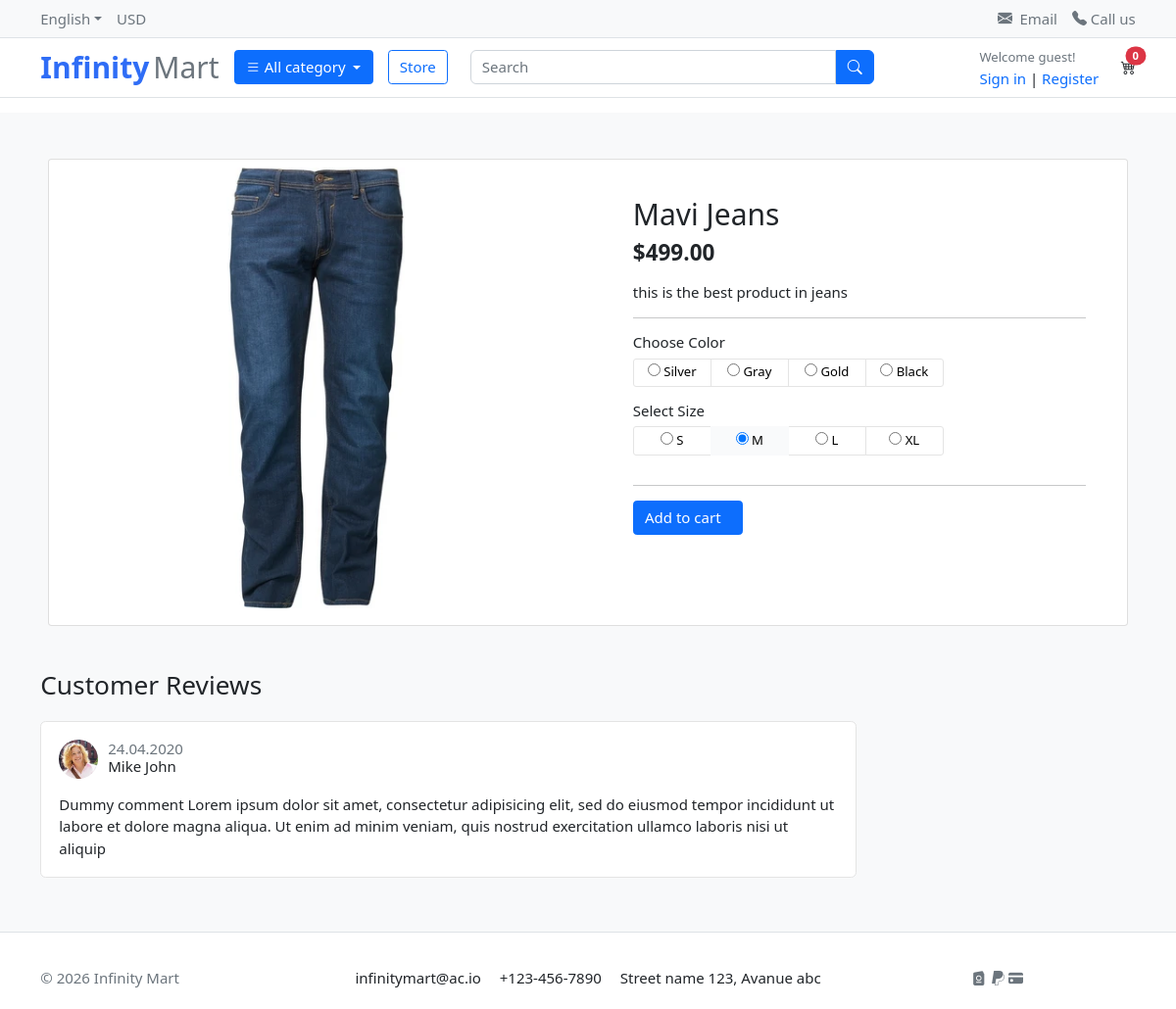
The app's page /store/category/jeans/mavi-jeans/ with its own data.
### store/models.py (models this page shows, shortened)
class Product(models.Model):
    product_name = models.CharField(max_length=255)
    slug = models.SlugField(max_length=200, unique=True)
    price = models.DecimalField(max_digits=10, decimal_places=2)
    previous_price = models.DecimalField(max_digits=10, decimal_places=2, null=True, blank=True)
    description = models.TextField(max_length=200, blank=True)
    is_available = models.BooleanField(default=True)
    images = models.ImageField(upload_to='media/products/')
    stock = models.PositiveIntegerField()
    category = models.ForeignKey('category.Category', on_delete=models.CASCADE)
    created_date = models.DateTimeField(auto_now=True)
    modified_date = models.DateTimeField(auto_now=True)

### store/views.py (the view)
# urls.py: path('category/<slug:category_slug>/<slug:product_slug>/', product_detail, name='product_detail'),
def product_detail(request, category_slug, product_slug):
    try:
        single_product = Product.objects.get(category__slug=category_slug, slug=product_slug)
        in_cart = CartItem.objects.filter(cart__cart_id = cart_id(request), product=single_product).exists()
    except Exception as e:
        raise e
    context = {
        'single_product': single_product,
        'in_cart': in_cart,
    }
    return render(request,'store/product_detail.html', context)

### carts/context_processor.py (called while the page is built)
def counter(request):
    cart_count = 0
    try:
        cart = Cart.objects.get(cart_id=cart_id(request))
        cart_items = CartItem.objects.filter(cart=cart, is_active=True)
        for cart_item in cart_items:
            cart_count += cart_item.quantity
    except Cart.DoesNotExist:
        cart_count = 0
    return dict(cart_count=cart_count)

### carts/views.py (called while the page is built)
def cart_id(request):
    cart = request.session.session_key
    if not cart:
        cart = request.session.create()
    return cart

### category/context_proessors.py (called while the page is built)
def menu_links(request):
    links = Category.objects.all()
    return dict(links=links)

### category/models.py (called while the page is built)
    def get_url(self):
        return reverse('products_by_category', args=[self.slug])

### templates/store/product_detail.html (shortened to what this page needs)
{% extends 'base.html' %}
{% load static %}
{% block content %}
<section class="section-content padding-y bg">
    <div class="container">
        <div class="card m-2 p-2">
            <div class="row no-gutters">
                <aside class="col-md-6">
                    <article class="gallery-wrap">
                        <div class="img-big-wrap">
                            <a href="#"><img src="{{ single_product.images.url }}"></a>
                        </div>
                    </article>
                </aside>
                <main class="col-md-6 border-left">
                    <article class="content-body">
                        <h2 class="title">{{ single_product.product_name }}</h2>
                        <div class="mb-3">
                            <var class="price h4">${{ single_product.price }}</var>
                        </div>
                        <p>{{ single_product.description }}</p>
                        <hr>
                        <div class="row">
                            <div class="item-option-select">
                                <h6>Choose Color</h6>
                                <div class="btn-group btn-group-sm btn-group-toggle" data-toggle="buttons">
                                    <label class="btn btn-light">
                                        <input type="radio" name="radio_color"> Silver
                                    </label>
                                    <label class="btn btn-light">
                                        <input type="radio" name="radio_color"> Gray
                                    </label>
                                    <label class="btn btn-light active">
                                        <input type="radio" name="radio_color checked"> Gold
                                    </label>
                                    <label class="btn btn-light">
                                        <input type="radio" name="radio_color"> Black
                                    </label>
                                </div>
                            </div>
                        </div>
                        <div class="row">
                            <div class="item-option-select">
                                <h6>Select Size</h6>
                                <div class="btn-group btn-group-sm btn-group-toggle" data-toggle="buttons">
                                    <label class="btn btn-light">
                                        <input type="radio" name="radio_color"> S
                                    </label>
                                    <label class="btn btn-light active">
                                        <input type="radio" name="radio_color" checked> M
                                    </label>
                                    <label class="btn btn-light">
                                        <input type="radio" name="radio_color"> L
                                    </label>
                                    <label class="btn btn-light">
                                        <input type="radio" name="radio_color"> XL
                                    </label>
                                </div>
                            </div>
                        </div>
                        <hr>
                        {% if single_product.stock > 0 %}
                            {% if in_cart %}
                                <a href="#" class="btn  btn-success"> <span class="text me-2">Added to Cart</span><i class="bi bi-check-lg"></i> </a>
                                <a href="{% url 'cart' %}" class="btn  btn-outline-primary"> <span class="text me-2">View Cart</span><i class="bi bi-eye-fill"></i> </a>
                            {% else %}
                                <a href="{% url 'add_cart' single_product.id %}" class="btn  btn-primary"> <span class="text">Add to cart</span>
                                 </a>
                            {% endif %}
                        {% else %}
                        <span class="badge bg-danger mb-3">Out of Stock</span>
                        {% endif %}
                    </article>
                </main>
            </div>
        </div>
        <br>
        <div class="row">
            <div class="col-md-9">
                <header class="section-heading">
                    <h3>Customer Reviews </h3>
                </header>
                <article class="box mb-3">
                    <div class="icontext w-100">
                        <img src="{% static 'images/avatars/avatar1.jpg' %}" class="img-xs icon rounded-circle">
                        <div class="text">
                            <span class="date text-muted float-md-right">24.04.2020 </span>
                            <h6 class="mb-1">Mike John </h6>
                        </div>
                    </div>
                    <div class="mt-3">
                        <p>
                            Dummy comment Lorem ipsum dolor sit amet, consectetur adipisicing elit, sed do eiusmod
                            tempor incididunt ut labore et dolore magna aliqua. Ut enim ad minim veniam,
                            quis nostrud exercitation ullamco laboris nisi ut aliquip
                        </p>
                    </div>
                </article>
            </div>
        </div>
    </div>
</section>
{% endblock %}

### app/static/css/ui.css (style rules this page uses)
html { font-family: "Inter", sans-serif; font-size: 15px; }
.content-body { flex: 1 1 auto; padding: 2rem 2.3rem; }
.img-xs, .img-sm, .img-md, .img-lg { -o-object-fit: cover; object-fit: cover; flex-shrink: 0; flex-grow: 0; }
.img-xs { width: 40px; height: 40px; }
.padding-y { padding-top: 40px; padding-bottom: 40px; }
var { font-style: normal; }
article:after, .form-group:after { display: block; clear: both; content: ""; }
.bg { background-color: #f8f9fa; }
.section-heading { margin-bottom: 20px; margin-top: 15px; }
p:last-child { margin-bottom: 0; }
.btn-light { background-color: #fff; border-color: #e4e4e4; }
.icontext { display: inline-flex; align-items: center; vertical-align: middle; }
.icontext .text { width: 100%; line-height: 1.2; }
.icontext .icon { position: relative; margin-right: 10px; flex-shrink: 0; flex-grow: 0; }
.price { font-weight: 600; color: #212529; }
.box { padding: 18px; background: #fff; border-radius: 0.37rem; border: 1px solid #e4e4e4; }
.box img { max-width: 100%; }
.gallery-wrap .img-big-wrap { margin-bottom: 10px; border-radius: 0.37rem; overflow: hidden; background-color: #fff; }
.gallery-wrap .img-big-wrap a { text-align: center; display: block; }
.gallery-wrap .img-big-wrap img { height: 450px; width: auto; display: inline-block; }
.item-option-select { margin-bottom: 1rem; display: inline-block; margin-right: 15px; }
.item-option-select .btn { min-width: 80px; }

### records on screen
Product: images (picture), product_name "Mavi Jeans", price "499.00", description "this is the best product in jeans"

### other values on screen
{{ cart_count }} "0"
